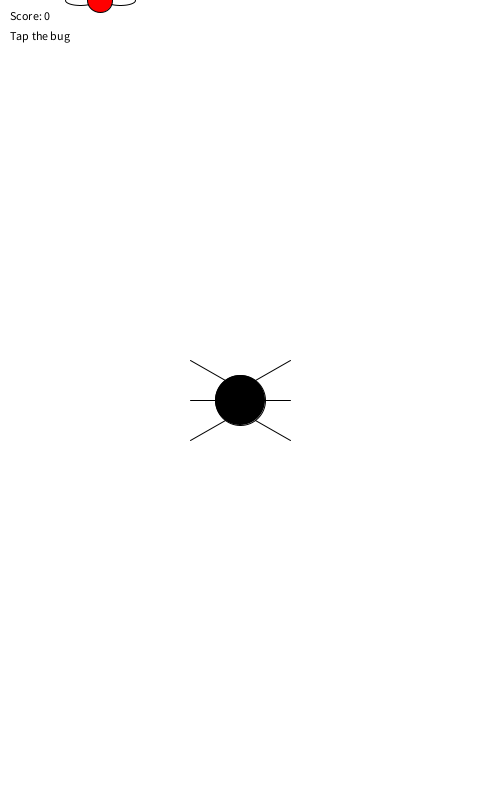
Frame 1 (no input)
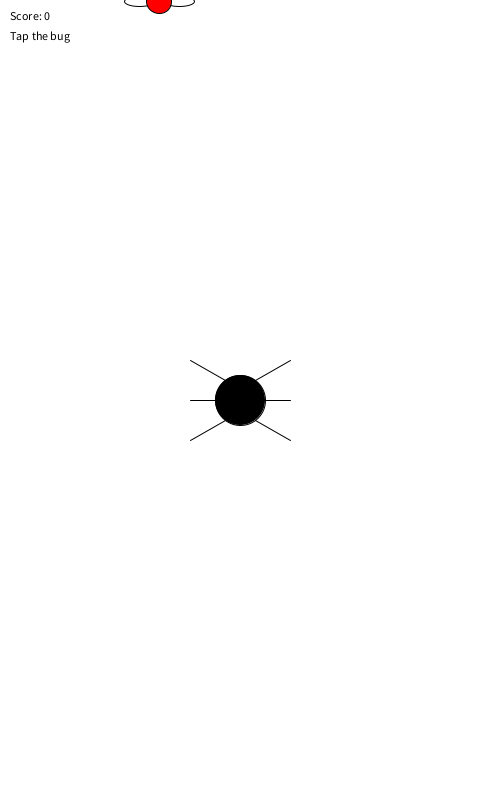
Frame 60 (the mouse pressed at the canvas centre just before this capture)
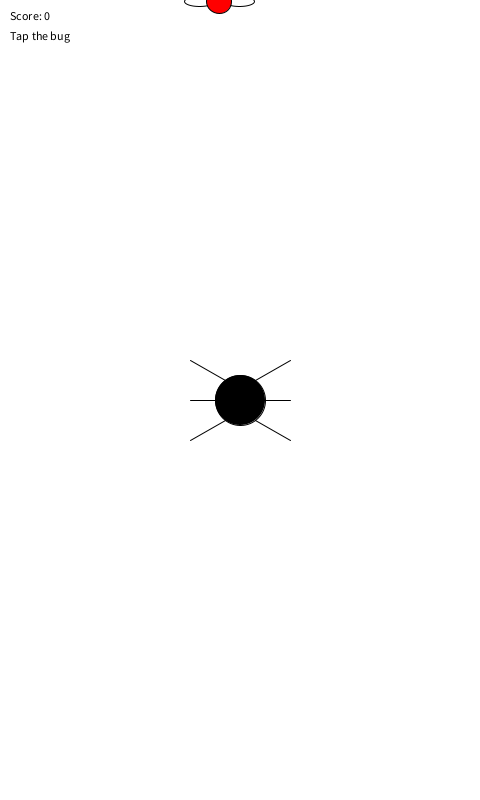
Frame 120 (the mouse held since frame 60 and released just before this capture)

The Processing sketch that drew these frames (run headless with seeded random() and noise(); from frame 60 on, the mouse is pressed at the canvas centre):

// Processing sketch: processing_117685
// ── processing_117685.pde

void setup() {
  size(480, 800);
}

int x=100;
int y2=0;
int z=1;
int z2=1;
int x2=240;
int y=400;
int s=0;

void draw() {
  background(255);
  drawBug();
  drawSpider();
  x=x+z;
  y2=y2+z2;
  if((x>480) || (x<0)) {
    z=z*-1;
  }
  if(y2>800) {
    y2=0;
  }
  fill(0);
  text("Score: "+ s, 10, 20);
  if(s<5) {
    text("Tap the bug", 10, 40);
  }
  z2=s;
}

void mousePressed() {
  line(mouseX, mouseY, x2, y);
  if((mouseX>x-12) && (mouseX<x+12) && (mouseY>y2-12) && (mouseY<y2+12)) {
    s=s+1;
  }
}

void drawSpider() {
  fill(0);
  ellipse(x2, y, 50, 50);
  stroke(0);
  line(x2-15, y-20, x2-50, y-40);
  line(x2-15, y, x2-50, y);
  line(x2-15, y+20, x2-50, y+40);
  line(x2+15, y-20, x2+50, y-40);
  line(x2+15, y, x2+50, y);
  line(x2+15, y+20, x2+50, y+40);
}

void drawBug() {
  fill(255);
  ellipse(x-20, y2, 30, 10);
  ellipse(x+20, y2, 30, 10);
  fill(255, 0, 0);
  ellipse(x, y2, 25, 25);
}
